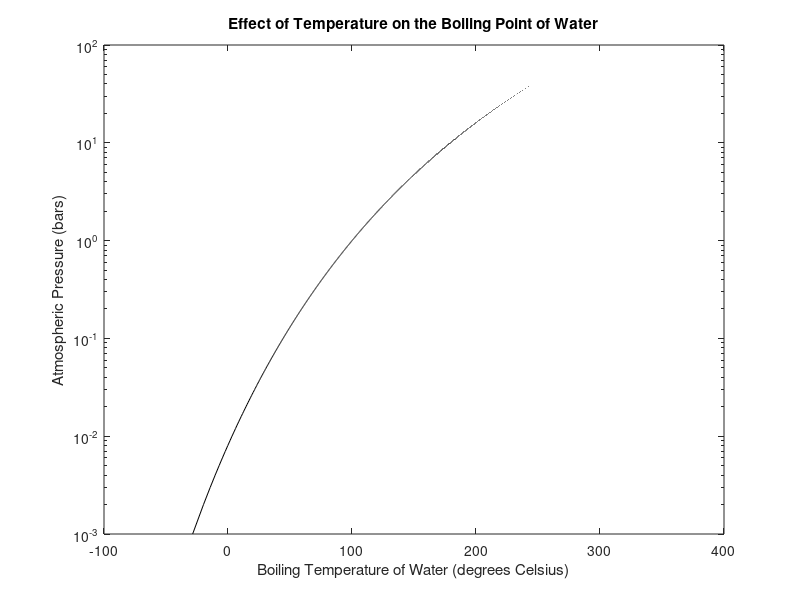

Write MATLAB code to recreate this figure.
% script to try and calculate the boiling point of water as a function of
% variable atmospheric pressure

% units used here are:
% temperature K
% pressure Pa
% mass kg
% energy J

% a range of pressures from 0.001 bar (= 100 Pa) to 100 bars (= 10^7 Pa)
Pbar = 0.001:0.001:100.0;
% convert to Pa
PPa = Pbar * 1e5;

% the two constants in the equation. These should be the correct values, if
% I manipulated the formula (taken from here:
% http://chemistry.stackexchange.com/questions/14373/how-to-calculate-melting-boiling-points-at-different-pressures),
% derived from the Clausius-Clapeyron relation, correctly, and if I
% inserted the correct values for the latent heat of vaporisation and the
% gas constant
c1 = 4908;
c2 = 24.66;

% for each pressure
for ii = 1:length(PPa)
    
    % use the formula to calculate the boiling temperature of water
    TK(ii) = c1 / (c2 - log(PPa(ii)));
    
    % convert temperature to Celsius just for plotting purposes
    TC(ii) = TK(ii) - 273.25;
end

% plot out the results, using a log scale for the y-axis
semilogy(TC,Pbar,'-k');

xlabel('Boiling Temperature of Water (degrees Celsius)');
ylabel ('Atmospheric Pressure (bars)');
title('Effect of Temperature on the Boiling Point of Water');
% xlim([]);
% ylim([]);
